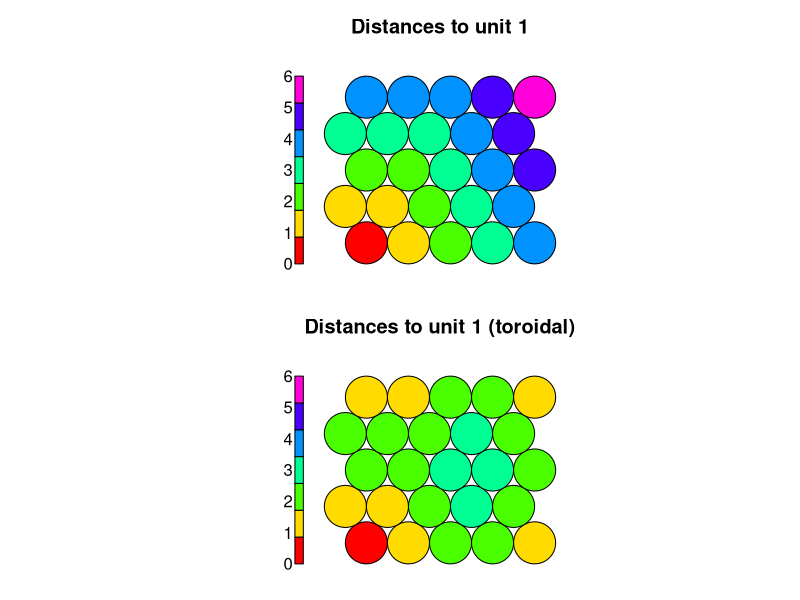

Generate this figure with R:
library(kohonen)


### Name: unit.distances
### Title: SOM-grid related functions
### Aliases: unit.distances somgrid
### Keywords: classif

### ** Examples

mygrid <- somgrid(5, 5, "hexagonal")
fakesom <- list(grid = mygrid)
class(fakesom) <- "kohonen"

par(mfrow = c(2,1))
dists <- unit.distances(mygrid)
plot(fakesom, type="property", property = dists[1,],
     main="Distances to unit 1", zlim=c(0,6),
     palette = rainbow, ncolors = 7)

dists <- unit.distances(mygrid, toroidal=TRUE)
plot(fakesom, type="property", property = dists[1,],
     main="Distances to unit 1 (toroidal)", zlim=c(0,6),
     palette = rainbow, ncolors = 7)
